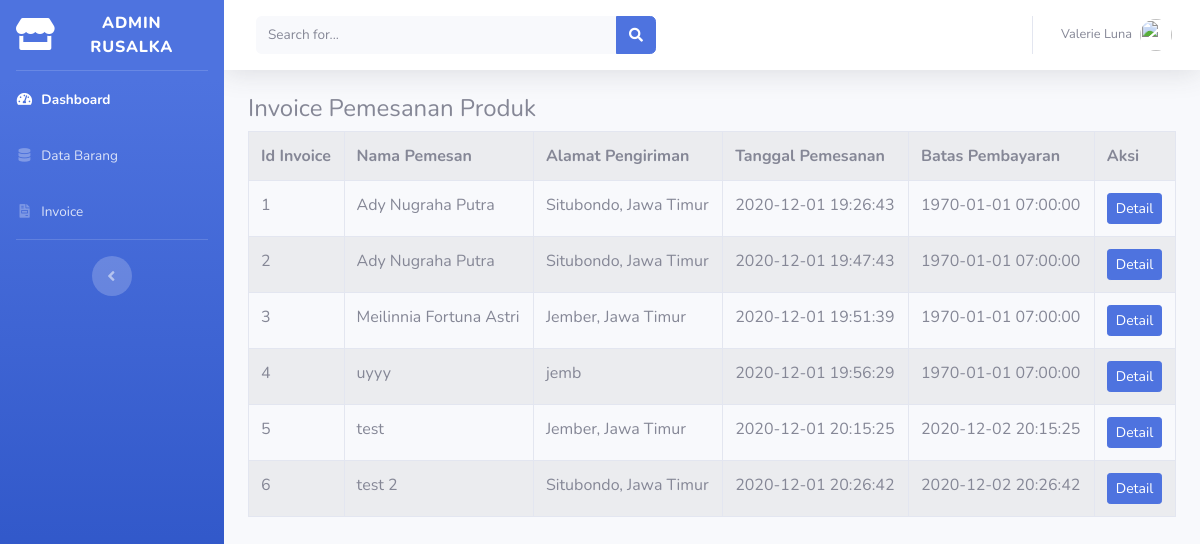
Before: /index.php/admin/invoice with the older database file.
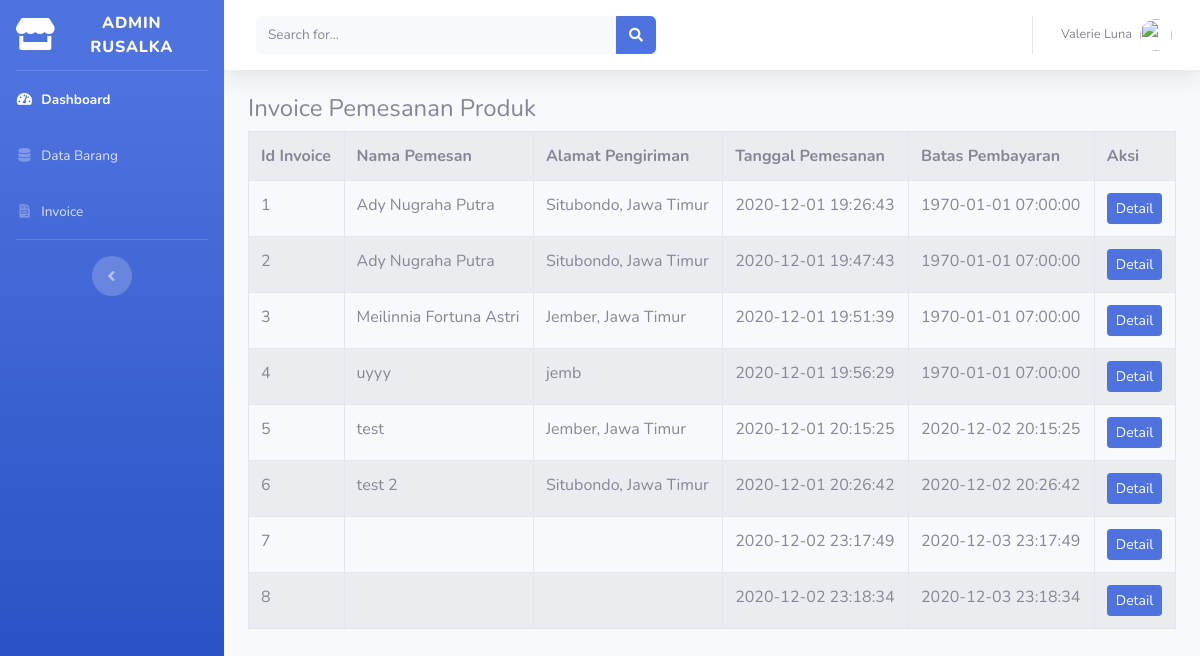
After: the same page with the newer database file.
### tables this page shows
CREATE TABLE `tb_invoice` (
  `id` int(11) NOT NULL,
  `nama` varchar(56) NOT NULL,
  `alamat` varchar(225) NOT NULL,
  `tgl_pesan` datetime NOT NULL,
  `batas_bayar` datetime NOT NULL
);

### application/controllers/admin/invoice.php (called while the page is built, shortened)
<?php
class Invoice extends CI_Controller
{
    public function index()
    {
        $data['invoice'] = $this->model_invoice->tampil_data();
        $this->load->view('templates_admin/header');
        $this->load->view('templates_admin/sidebar');
        $this->load->view('admin/invoice', $data);
        $this->load->view('templates_admin/footer');
    }
}

### index.php (called while the page is built, shortened)
<?php
require_once BASEPATH.'core/CodeIgniter.php';

### application/models/model_invoice.php (called while the page is built, shortened)
<?php
class model_invoice extends CI_Model
{
    public function tampil_data()
    {
        $result = $this->db->get('tb_invoice');
        if ($result->num_rows() > 0) {
            return $result->result();
        } else {
            return false;
        }
    }
}

### application/views/admin/invoice.php (the view)
<div class="container-fluid">
    <h4>Invoice Pemesanan Produk</h4>
    <table class="table table-bordered table-hover table-striped">
        <tr>
            <th>Id Invoice</th>
            <th>Nama Pemesan</th>
            <th>Alamat Pengiriman</th>
            <th>Tanggal Pemesanan</th>
            <th>Batas Pembayaran</th>
            <th>Aksi</th>
        </tr>
        <?php foreach ($invoice as $inv) : ?>
            <tr>
                <td><?php echo $inv->id ?></td>
                <td><?php echo $inv->nama ?></td>
                <td><?php echo $inv->alamat ?></td>
                <td><?php echo $inv->tgl_pesan ?></td>
                <td><?php echo $inv->batas_bayar ?></td>
                <td><?php echo anchor('admin/invoice/detail/' . $inv->id, '<div class="btn btn-sm btn-primary">Detail</div>') ?>
                </td>
            </tr>
        <?php endforeach; ?>
    </table>
</div>

### application/views/templates_admin/header.php (shortened to what this page needs)
<!DOCTYPE html>
<html lang="en">
<head>
    <link href="<?php echo base_url() ?>assets/vendor/fontawesome-free/css/all.min.css" rel="stylesheet" type="text/css">
    <link href="<?php echo base_url() ?>assets/css/sb-admin-2.min.css" rel="stylesheet">
</head>

### application/views/templates_admin/sidebar.php (shortened to what this page needs)
<body id="page-top">
    <div id="wrapper">
        <ul class="navbar-nav bg-gradient-primary sidebar sidebar-dark accordion" id="accordionSidebar">
            <a class="sidebar-brand d-flex align-items-center justify-content-center" href="index.html">
                <div class="sidebar-brand-icon">
                    <i class="fas fa-store"></i>
                </div>
                <div class="sidebar-brand-text mx-3">Admin Rusalka</div>
            </a>
            <hr class="sidebar-divider my-0">
            <li class="nav-item active">
                <a class="nav-link" href="<?php echo base_url('admin/dashboard_admin') ?>">
                    <i class="fas fa-fw fa-tachometer-alt"></i>
                    <span>Dashboard</span></a>
            </li>
            <li class="nav-item">
                <a class="nav-link" href="<?php echo base_url('admin/data_barang') ?>">
                    <i class="fas fa-fw fa-database"></i>
                    <span>Data Barang</span></a>
            </li>
            <li class="nav-item">
                <a class="nav-link" href="<?php echo base_url('admin/invoice') ?>">
                    <i class="fas fa-fw fa-file-invoice"></i>
                    <span>Invoice</span></a>
            </li>
            <hr class="sidebar-divider d-none d-md-block">
            <div class="text-center d-none d-md-inline">
                <button class="rounded-circle border-0" id="sidebarToggle"></button>
            </div>
        </ul>
        <div id="content-wrapper" class="d-flex flex-column">
            <div id="content">
                <nav class="navbar navbar-expand navbar-light bg-white topbar mb-4 static-top shadow">
                    <form class="d-none d-sm-inline-block form-inline mr-auto ml-md-3 my-2 my-md-0 mw-100 navbar-search">
                        <div class="input-group">
                            <input type="text" class="form-control bg-light border-0 small" placeholder="Search for..." aria-label="Search" aria-describedby="basic-addon2">
                            <div class="input-group-append">
                                <button class="btn btn-primary" type="button">
                                    <i class="fas fa-search fa-sm"></i>
                                </button>
                            </div>
                        </div>
                    </form>
                    <ul class="navbar-nav ml-auto">
                        <li class="nav-item dropdown no-arrow">
                            <a class="nav-link dropdown-toggle" href="#" id="userDropdown" role="button" data-toggle="dropdown" aria-haspopup="true" aria-expanded="false">
                                <span class="mr-2 d-none d-lg-inline text-gray-600 small">Valerie Luna</span>
                                <img class="img-profile rounded-circle" src="https://source.unsplash.com/QAB-WJcbgJk/60x60">
                            </a>
                        </li>
                    </ul>
                </nav>

### application/views/templates_admin/footer.php (shortened to what this page needs)
</body>
</html>

Changed rows visible on the page:
added tb_invoice: id "7", tgl_pesan "2020-12-02 23:17:49", batas_bayar "2020-12-03 23:17:49", id "Detail"
added tb_invoice: id "8", tgl_pesan "2020-12-02 23:18:34", batas_bayar "2020-12-03 23:18:34", id "Detail"
